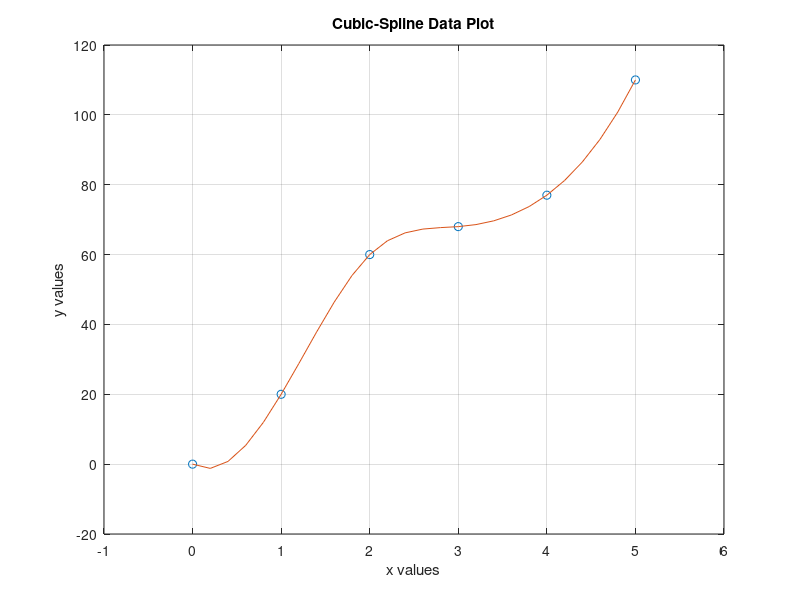

Write the MATLAB code that produced this figure.
% Spline interpolation
function main
    pause(1)
    figure
    x = 0:5;
    y = [0, 20, 60, 68, 77, 110];
    new_x = 0:0.2:5;
    new_y = spline(x, y, new_x);
    plot(x, y, 'o', new_x, new_y, '-')
    grid on, axis([-1,6,-20,120])
    title('Cubic-Spline Data Plot')
    xlabel( 'x values'); ylabel('y values')
end
